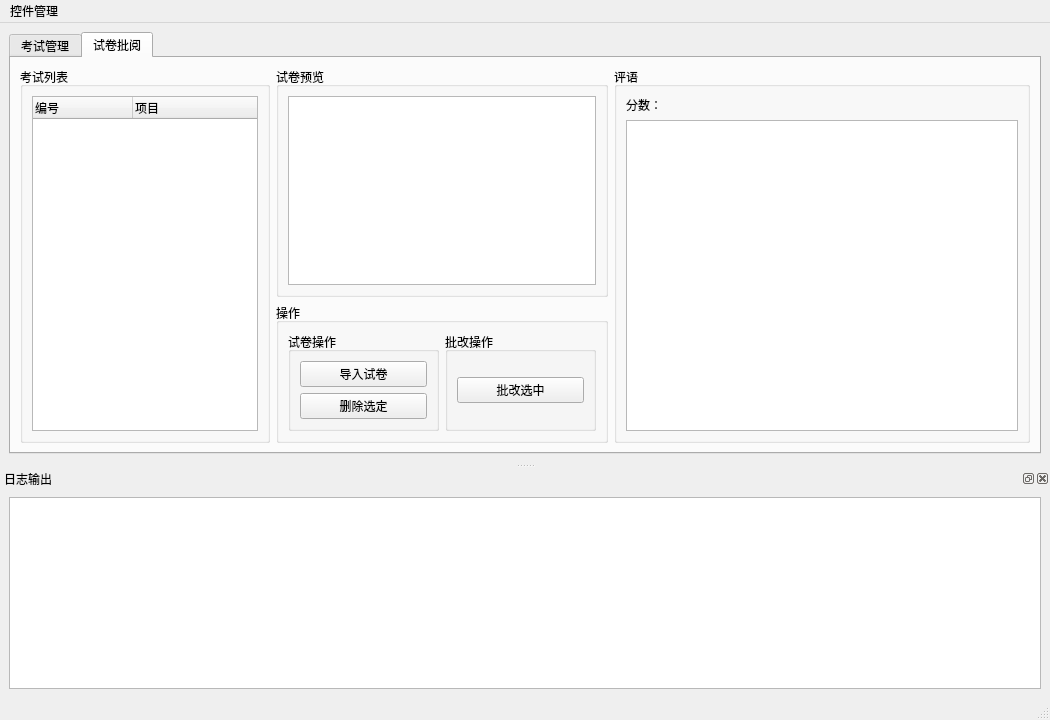
<?xml version="1.0" encoding="UTF-8"?>
<ui version="4.0">
 <class>MainWindow</class>
 <widget class="QMainWindow" name="MainWindow">
  <property name="geometry">
   <rect>
    <x>0</x>
    <y>0</y>
    <width>1050</width>
    <height>720</height>
   </rect>
  </property>
  <property name="windowTitle">
   <string>MainWindow</string>
  </property>
  <widget class="QWidget" name="centralwidget">
   <layout class="QGridLayout" name="gridLayout">
    <item row="0" column="0">
     <widget class="QTabWidget" name="tabWidget">
      <property name="currentIndex">
       <number>1</number>
      </property>
      <widget class="QWidget" name="examTab">
       <attribute name="title">
        <string>考试管理</string>
       </attribute>
       <layout class="QGridLayout" name="gridLayout_4" rowstretch="0,0" columnstretch="1,3" columnminimumwidth="0,0">
        <item row="0" column="0" rowspan="2">
         <widget class="QGroupBox" name="groupBox">
          <property name="title">
           <string>考试列表</string>
          </property>
          <layout class="QGridLayout" name="gridLayout_2">
           <item row="0" column="0">
            <widget class="QListWidget" name="examList"/>
           </item>
          </layout>
         </widget>
        </item>
        <item row="0" column="1">
         <widget class="QGroupBox" name="groupBox_2">
          <property name="title">
           <string>信息编辑</string>
          </property>
          <layout class="QGridLayout" name="gridLayout_3">
           <item row="0" column="0">
            <layout class="QHBoxLayout" name="horizontalLayout">
             <item>
              <layout class="QVBoxLayout" name="verticalLayout">
               <item>
                <widget class="QLabel" name="label">
                 <property name="text">
                  <string>考试名称(选填)：</string>
                 </property>
                </widget>
               </item>
               <item>
                <widget class="QLabel" name="label_2">
                 <property name="text">
                  <string>任务编号：</string>
                 </property>
                </widget>
               </item>
               <item>
                <widget class="QLabel" name="label_3">
                 <property name="text">
                  <string>试卷数量：</string>
                 </property>
                </widget>
               </item>
              </layout>
             </item>
             <item>
              <layout class="QVBoxLayout" name="verticalLayout_2">
               <item>
                <widget class="QLineEdit" name="examName"/>
               </item>
               <item>
                <widget class="QLineEdit" name="examRemoteId"/>
               </item>
               <item>
                <widget class="QLineEdit" name="paperCount">
                 <property name="readOnly">
                  <bool>true</bool>
                 </property>
                </widget>
               </item>
              </layout>
             </item>
            </layout>
           </item>
          </layout>
         </widget>
        </item>
        <item row="1" column="1">
         <widget class="QGroupBox" name="groupBox_3">
          <property name="title">
           <string>操作</string>
          </property>
          <layout class="QHBoxLayout" name="horizontalLayout_2">
           <item>
            <widget class="QPushButton" name="creatNewExam">
             <property name="text">
              <string>新建考试</string>
             </property>
            </widget>
           </item>
           <item>
            <widget class="QPushButton" name="deleteExam">
             <property name="text">
              <string>删除考试</string>
             </property>
            </widget>
           </item>
          </layout>
         </widget>
        </item>
       </layout>
      </widget>
      <widget class="QWidget" name="checkTab">
       <attribute name="title">
        <string>试卷批阅</string>
       </attribute>
       <layout class="QHBoxLayout" name="horizontalLayout_4" stretch="3,4,5">
        <item>
         <widget class="QGroupBox" name="groupBox_4">
          <property name="title">
           <string>考试列表</string>
          </property>
          <layout class="QGridLayout" name="gridLayout_5">
           <item row="0" column="0">
            <widget class="QTreeWidget" name="paperList">
             <column>
              <property name="text">
               <string>编号</string>
              </property>
             </column>
             <column>
              <property name="text">
               <string>项目</string>
              </property>
             </column>
            </widget>
           </item>
          </layout>
         </widget>
        </item>
        <item>
         <layout class="QVBoxLayout" name="verticalLayout_5" stretch="5,1">
          <item>
           <widget class="QGroupBox" name="groupBox_8">
            <property name="title">
             <string>试卷预览</string>
            </property>
            <layout class="QGridLayout" name="gridLayout_6">
             <item row="0" column="0">
              <widget class="QTextBrowser" name="showPaper"/>
             </item>
            </layout>
           </widget>
          </item>
          <item>
           <widget class="QGroupBox" name="groupBox_5">
            <property name="title">
             <string>操作</string>
            </property>
            <layout class="QHBoxLayout" name="horizontalLayout_3">
             <item>
              <widget class="QGroupBox" name="groupBox_6">
               <property name="title">
                <string>试卷操作</string>
               </property>
               <layout class="QVBoxLayout" name="verticalLayout_3">
                <item>
                 <widget class="QPushButton" name="importPapers">
                  <property name="text">
                   <string>导入试卷</string>
                  </property>
                 </widget>
                </item>
                <item>
                 <widget class="QPushButton" name="deleteChoosed">
                  <property name="text">
                   <string>删除选定</string>
                  </property>
                 </widget>
                </item>
               </layout>
              </widget>
             </item>
             <item>
              <widget class="QGroupBox" name="groupBox_7">
               <property name="title">
                <string>批改操作</string>
               </property>
               <layout class="QVBoxLayout" name="verticalLayout_4">
                <item>
                 <widget class="QPushButton" name="checkChosed">
                  <property name="text">
                   <string>批改选中</string>
                  </property>
                 </widget>
                </item>
               </layout>
              </widget>
             </item>
            </layout>
           </widget>
          </item>
         </layout>
        </item>
        <item>
         <widget class="QGroupBox" name="groupBox_9">
          <property name="title">
           <string>评语</string>
          </property>
          <layout class="QVBoxLayout" name="verticalLayout_6">
           <item>
            <widget class="QLabel" name="showScore">
             <property name="text">
              <string>分数：</string>
             </property>
            </widget>
           </item>
           <item>
            <widget class="QTextEdit" name="showDetals">
             <property name="readOnly">
              <bool>true</bool>
             </property>
            </widget>
           </item>
          </layout>
         </widget>
        </item>
       </layout>
      </widget>
     </widget>
    </item>
   </layout>
  </widget>
  <widget class="QMenuBar" name="menubar">
   <property name="geometry">
    <rect>
     <x>0</x>
     <y>0</y>
     <width>1050</width>
     <height>33</height>
    </rect>
   </property>
   <widget class="QMenu" name="menu">
    <property name="title">
     <string>控件管理</string>
    </property>
    <addaction name="showOrHideLog"/>
   </widget>
   <addaction name="menu"/>
  </widget>
  <widget class="QStatusBar" name="statusbar"/>
  <widget class="QDockWidget" name="logBox">
   <property name="windowTitle">
    <string>日志输出</string>
   </property>
   <attribute name="dockWidgetArea">
    <number>8</number>
   </attribute>
   <widget class="QWidget" name="dockWidgetContents">
    <layout class="QGridLayout" name="gridLayout_7">
     <item row="0" column="0">
      <widget class="QTextEdit" name="showLog">
       <property name="readOnly">
        <bool>true</bool>
       </property>
      </widget>
     </item>
    </layout>
   </widget>
  </widget>
  <action name="showOrHideLog">
   <property name="text">
    <string>显示/隐藏 日志</string>
   </property>
  </action>
 </widget>
 <resources/>
 <connections/>
</ui>
